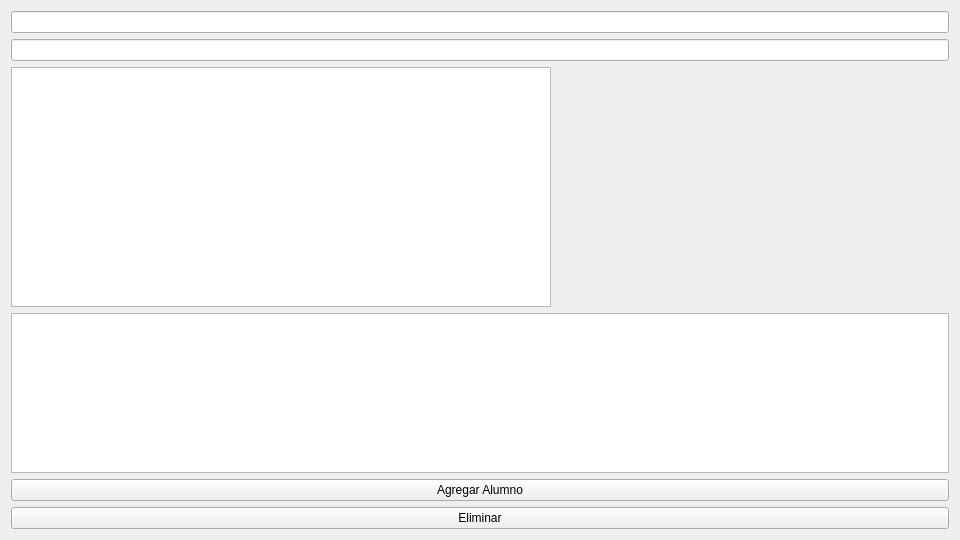
<?xml version="1.0" encoding="UTF-8"?>
<ui version="4.0">
 <class>MainWindow</class>
 <widget class="QMainWindow" name="MainWindow">
  <property name="geometry">
   <rect>
    <x>0</x>
    <y>0</y>
    <width>960</width>
    <height>540</height>
   </rect>
  </property>
  <property name="windowTitle">
   <string>MainWindow</string>
  </property>
  <widget class="QWidget" name="centralWidget">
   <layout class="QHBoxLayout" name="horizontalLayout">
    <item>
     <layout class="QVBoxLayout" name="verticalLayout">
      <item>
       <widget class="QLineEdit" name="lineEdit_Apellido"/>
      </item>
      <item>
       <widget class="QLineEdit" name="lineEdit_Nombres"/>
      </item>
      <item>
       <widget class="QTableWidget" name="tableWidgetDatos">
        <property name="enabled">
         <bool>true</bool>
        </property>
        <property name="minimumSize">
         <size>
          <width>135</width>
          <height>240</height>
         </size>
        </property>
        <property name="maximumSize">
         <size>
          <width>540</width>
          <height>960</height>
         </size>
        </property>
        <property name="mouseTracking">
         <bool>false</bool>
        </property>
        <property name="accessibleDescription">
         <string notr="true"/>
        </property>
        <property name="selectionMode">
         <enum>QAbstractItemView::SingleSelection</enum>
        </property>
        <property name="selectionBehavior">
         <enum>QAbstractItemView::SelectRows</enum>
        </property>
        <property name="sortingEnabled">
         <bool>true</bool>
        </property>
        <attribute name="horizontalHeaderVisible">
         <bool>false</bool>
        </attribute>
        <attribute name="verticalHeaderVisible">
         <bool>false</bool>
        </attribute>
        <attribute name="verticalHeaderCascadingSectionResizes">
         <bool>false</bool>
        </attribute>
        <attribute name="verticalHeaderShowSortIndicator" stdset="0">
         <bool>true</bool>
        </attribute>
        <column>
         <property name="text">
          <string>Id</string>
         </property>
        </column>
        <column>
         <property name="text">
          <string>Apellido</string>
         </property>
        </column>
        <column>
         <property name="text">
          <string>Nombres</string>
         </property>
        </column>
       </widget>
      </item>
      <item>
       <widget class="QPlainTextEdit" name="plainTextEdit"/>
      </item>
      <item>
       <widget class="QPushButton" name="pushButton">
        <property name="text">
         <string>Agregar Alumno</string>
        </property>
       </widget>
      </item>
      <item>
       <widget class="QPushButton" name="pushButton_2">
        <property name="text">
         <string>Eliminar</string>
        </property>
       </widget>
      </item>
     </layout>
    </item>
   </layout>
  </widget>
 </widget>
 <layoutdefault spacing="6" margin="11"/>
 <resources/>
 <connections/>
</ui>
